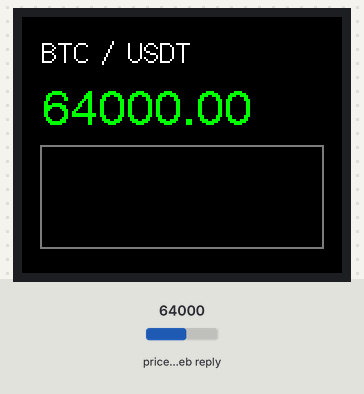
Bench run of a program on a simulated ESP32. Parts: 160×128 colour display. The inputs (shaded band) are chosen by the test bench; at power-on: price in the web reply 64000. WiFi joins after 1.5 s; servers stay silent unless stated; web services answer with replies made up by the test bench; what the program prints to the serial monitor is not drawn.

Above: at 3.1 s.
3.2 s: price in the web reply set to 21580
At 16.4 s:
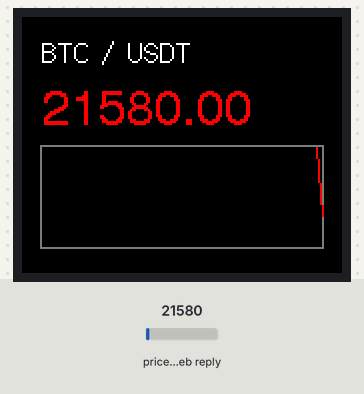
16.7 s: price in the web reply set to 39750
At 31.6 s:
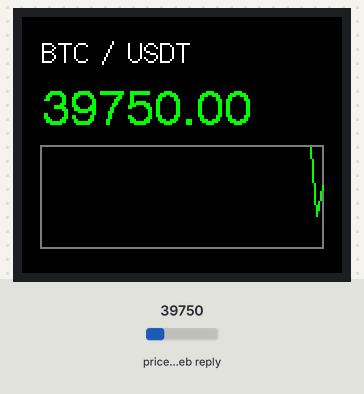
At 46.6 s:
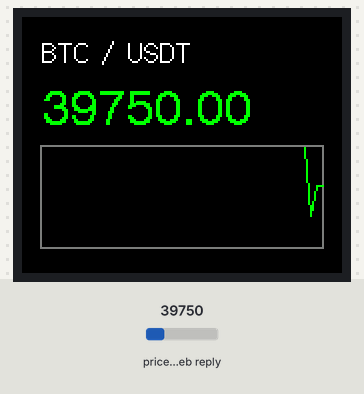
Timing chart, 0 to 48.1 s (numbered marks = the images above; inputs shaded):
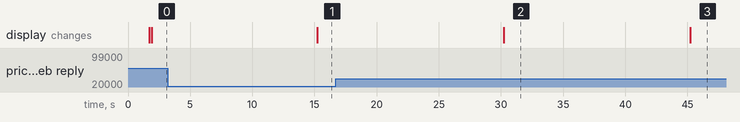

Measured:
- after the input at 3.2 s, the display: changes after 12.0 s (image 1)
- after the input at 16.7 s, the display: changes after 13.5 s (image 2)
- what the display in image 2 shows lasts 15.0 s, from 30.2 s to 45.2 s

The program:

main.cpp
```cpp
#include <Arduino.h>
#include <WiFi.h>
#include <HTTPClient.h>
#include <ArduinoJson.h>
#include <TFT_eSPI.h>

// --- НАСТРОЙКИ ---
const char* ssid = "They_killed_Kenny";
const char* password = "1975maxx";

TFT_eSPI tft = TFT_eSPI();

// Параметры графика
const int maxPoints = 50;        // Количество точек на графике
float priceHistory[maxPoints];   // Массив истории цен
int chartX = 10;                 // Отступ слева
int chartY = 65;                 // Подняли график повыше (было 80)
int chartW = 140;                // Растянули почти на всю ширину (было 108)
int chartH = 50;

unsigned long lastUpdate = 0;
const long interval = 15000;     // Обновление каждые 15 секунд

// Функция отрисовки графика
void drawChart(uint16_t color) {
    // 1. Ищем min/max для масштабирования
    float minP = priceHistory[0];
    float maxP = priceHistory[0];
    for (int i = 1; i < maxPoints; i++) {
        if (priceHistory[i] < minP) minP = priceHistory[i];
        if (priceHistory[i] > maxP) maxP = priceHistory[i];
    }

    // Очищаем только область графика
    tft.fillRect(chartX, chartY, chartW, chartH, TFT_BLACK);
    // Рамка (опционально)
    tft.drawRect(chartX-1, chartY-1, chartW+2, chartH+2, TFT_DARKGREY);

    if (maxP == minP) return;

    // 2. Рисуем линии
    for (int i = 0; i < maxPoints - 1; i++) {
        // Если данных еще нет (0), не рисуем
        if (priceHistory[i] == 0 || priceHistory[i+1] == 0) continue;

        int x1 = chartX + (i * chartW) / (maxPoints - 1);
        int x2 = chartX + ((i + 1) * chartW) / (maxPoints - 1);
        int y1 = chartY + chartH - (int)((priceHistory[i] - minP) * chartH / (maxP - minP));
        int y2 = chartY + chartH - (int)((priceHistory[i+1] - minP) * chartH / (maxP - minP));

        tft.drawLine(x1, y1, x2, y2, color);
    }
}

void getPrice() {
    if (WiFi.status() == WL_CONNECTED) {
        HTTPClient http;
        // Используем API Binance
        http.begin("https://api.binance.com/api/v3/ticker/price?symbol=BTCUSDT");

        int httpCode = http.GET();
        if (httpCode == 200) {
            String payload = http.getString();
            StaticJsonDocument<200> doc;
            deserializeJson(doc, payload);

            float currentPrice = doc["price"].as<float>();

            // Сдвигаем историю
            for (int i = 0; i < maxPoints - 1; i++) {
                priceHistory[i] = priceHistory[i + 1];
            }
            priceHistory[maxPoints - 1] = currentPrice;

            // Определяем цвет (сравнение с предыдущей точкой)
            uint16_t color = (priceHistory[maxPoints-1] >= priceHistory[maxPoints-2]) ? TFT_GREEN : TFT_RED;

            // --- ОТРИСОВКА ТЕКСТА ---
            tft.setTextDatum(TL_DATUM);
            tft.setTextColor(TFT_WHITE, TFT_BLACK); // Фон черный (убирает наложение)
            tft.drawString("BTC / USDT", 10, 10, 2);

            // Отрисовка цены крупно
            tft.setTextColor(color, TFT_BLACK);
            char priceStr[15];
            snprintf(priceStr, sizeof(priceStr), "%.2f  ", currentPrice); // Пробелы в конце затирают старые знаки
            tft.drawString(priceStr, 10, 35, 4);

            // Отрисовка графика
            drawChart(color);
        }
        http.end();
    }
}

void setup() {
    Serial.begin(115200);
    tft.init();
    tft.setRotation(1); // Альбомная ориентация
    tft.fillScreen(TFT_BLACK);

    // Инициализация массива нулями
    for(int i=0; i<maxPoints; i++) priceHistory[i] = 0;

    tft.drawString("Connecting to WiFi...", 10, 10, 2);
    WiFi.begin(ssid, password);
    while (WiFi.status() != WL_CONNECTED) {
        delay(500);
        Serial.print(".");
    }
    tft.fillScreen(TFT_BLACK);
    getPrice();
}

void loop() {
    unsigned long now = millis();
    if (now - lastUpdate > interval) {
        lastUpdate = now;
        getPrice();
    }
}
```
